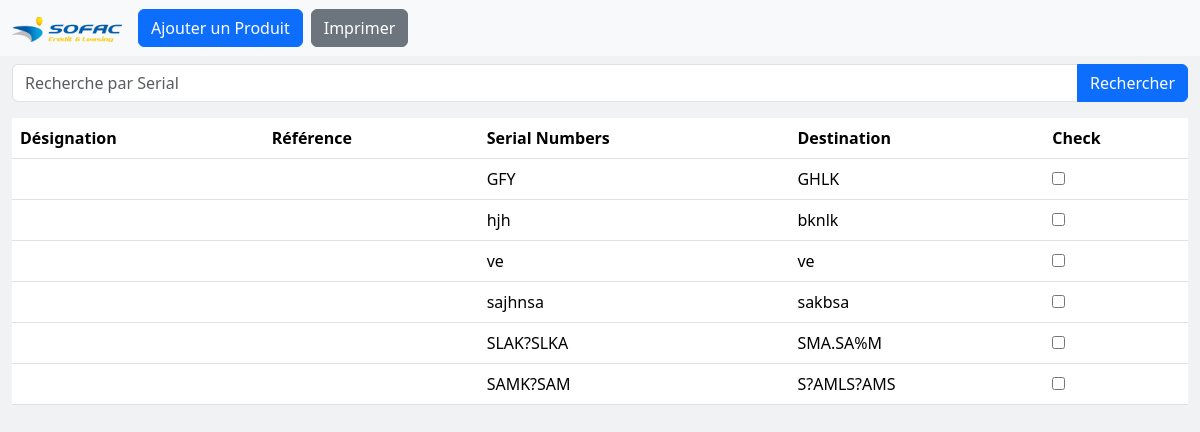
Before: / with the older database file.
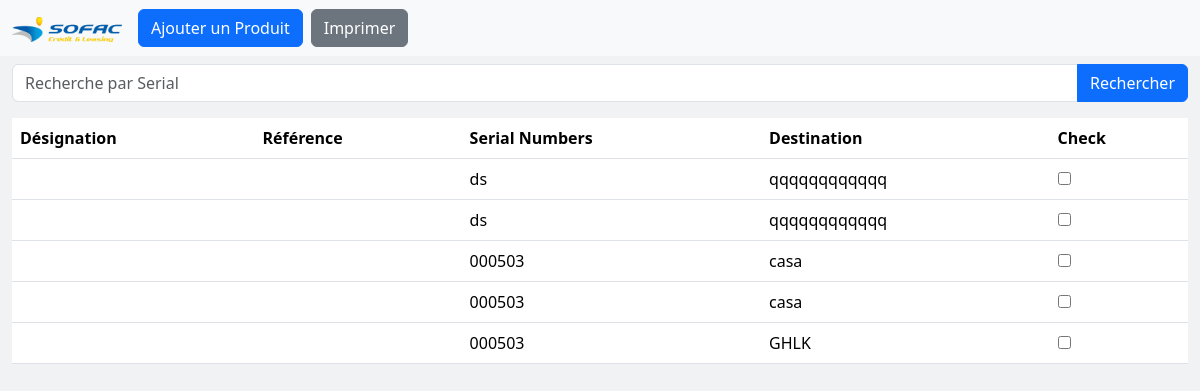
After: the same page with the newer database file.
### Stock1/models.py (models this page shows, shortened)
class Product(models.Model):
    date = models.DateField(auto_now_add=True)
    destignation = models.CharField(max_length=255)
    referance = models.CharField(max_length=100)
    serial_number = models.CharField(max_length=255)
    destination  = models.CharField(max_length=255)

### Stock1/views.py (the view, shortened to what this page needs)
# urls.py: path('',views.home,name="home"),
def home(request):
    products = Product.objects.all()
    contxet={
        "products": products
    }
    return  render(request, "first.html",context=contxet)

### templates/first.html (shortened to what this page needs)
{% load static %}
<!doctype html>
<html lang="en">
<head>
    <link href="https://cdn.jsdelivr.net/npm/bootstrap@5.3.3/dist/css/bootstrap.min.css" rel="stylesheet">
</head>
<body>
    <nav class="navbar navbar-expand-lg bg-body-tertiary">
        <div class="container-fluid">
            <a class="navbar-brand" href="#">
                <img src="{% static 'assets/images/logo.png' %}" width="110px" alt="">
            </a>
            <div class="collapse navbar-collapse" id="navbarNav">
                <ul class="navbar-nav">
                    <div class="d-flex">
                        <button type="button" class="btn btn-primary" data-bs-toggle="modal" data-bs-target="#exampleModal">
                            Ajouter un Produit
                        </button>
                        <button type="button" class="btn btn-secondary ms-2" id="print_bon">
                            Imprimer
                        </button>
                    </div>
                </ul>
            </div>
        </div>
    </nav>
    <div class="container">
        <form method="post">
            <div class="input-group mb-3 my-2">
                <input type="text" class="form-control" placeholder="Recherche par Serial" name="search">
                <button class="btn btn-primary" type="submit">Rechercher</button>
            </div>
        </form>
        <form method="post" id="formulaire_bon">
            <table class="table">
                <thead>
                    <tr>
                        <th scope="col">Désignation</th>
                        <th scope="col">Référence</th>
                        <th scope="col">Serial Numbers</th>
                        <th scope="col">Destination</th>
                        <th scope="col">Check</th>
                    </tr>
                </thead>
                <tbody>
                    {% for product in products %}
                        <tr>
                            <td>{{ product.designation }}</td>
                            <td>{{ product.reference }}</td>
                            <td>{{ product.serial_number }}</td>
                            <td>{{ product.destination }}</td>
                            <td><input type="checkbox" name="choix" value="{{ product.id }}"/></td>
                        </tr>
                    {% endfor %}
                </tbody>
            </table>
        </form>
    </div>
</body>
</html>

### templates/first.html (style rules this page uses)
body { background-color: #F1F2F3; }
.container-fluid, .container { max-width: 1200px; }

Changed rows visible on the page:
removed Product: serial_number "GFY", destination "GHLK"
removed Product: serial_number "hjh", destination "bknlk"
removed Product: serial_number "ve", destination "ve"
removed Product: serial_number "sajhnsa", destination "sakbsa"
removed Product: serial_number "SLAK?SLKA", destination "SMA.SA%M"
removed Product: serial_number "SAMK?SAM", destination "S?AMLS?AMS"
added Product: serial_number "ds", destination "qqqqqqqqqqqq"
added Product: serial_number "ds", destination "qqqqqqqqqqqq"
added Product: serial_number "000503", destination "casa"
added Product: serial_number "000503", destination "casa"
added Product: serial_number "000503", destination "GHLK"
